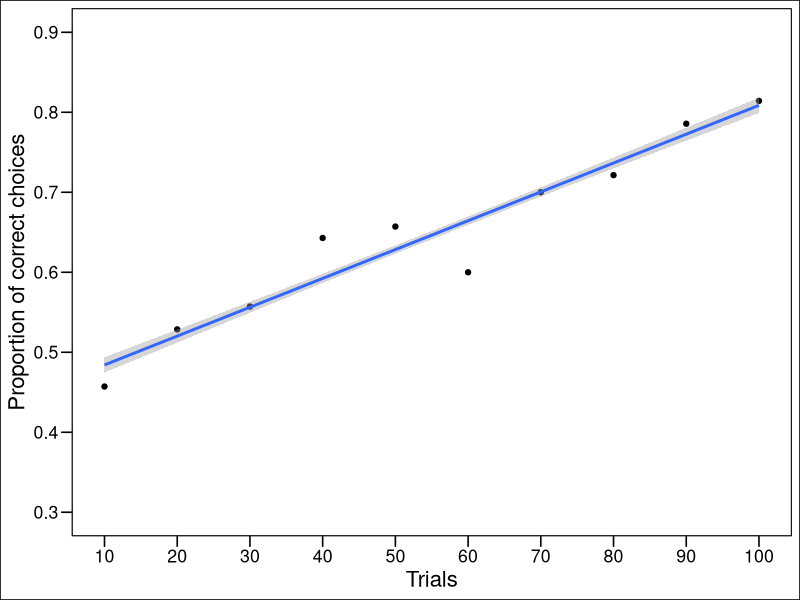

Source code (R):
## ---- chunk 1
# load in libraries
library(tidyverse) #includes dplyr & ggplot
library(ggthemes)
library(patchwork)
library(viridis)
library(lme4)
## ---- chunk 2
# load in data
learning_phase <- read.table(file="Data/Learning_phase.csv", header=T, sep=",")
testing_phase <- read.table(file="Data/Testing_phase.csv", header=T, sep=",")

#reshaping data
learning_prop <- tibble(Trial=seq(10,100,10), propCorrect=rep(NA,10))
for(trial in seq(10,100,10)){
  learning_prop$propCorrect[trial/10] <- mean(learning_phase[learning_phase$Trial %in%
                                                               c((trial-9):trial),"Choice"])
}

#glm line for the learning phase
learning_glm <- glm(propCorrect ~ Trial, data = learning_prop, family = "binomial")
ydata <- as.double(learning_glm$fitted.values)
xdata <- learning_prop$Trial
## ---- chunk 3
# making the first plot
learn_plot <- ggplot(learning_prop, aes(x=Trial, y=propCorrect)) +
  geom_point() +
  theme_base() +
  xlab("Trials") +
  ylab("Proportion of correct choices") +
  scale_y_continuous(breaks=c((3:9)/10), limits = c(0.3,0.9)) +
  scale_x_continuous(breaks=seq(10,100,10)) +
  geom_smooth(aes(x=xdata,y=ydata),method="lm")
  
learn_plot


